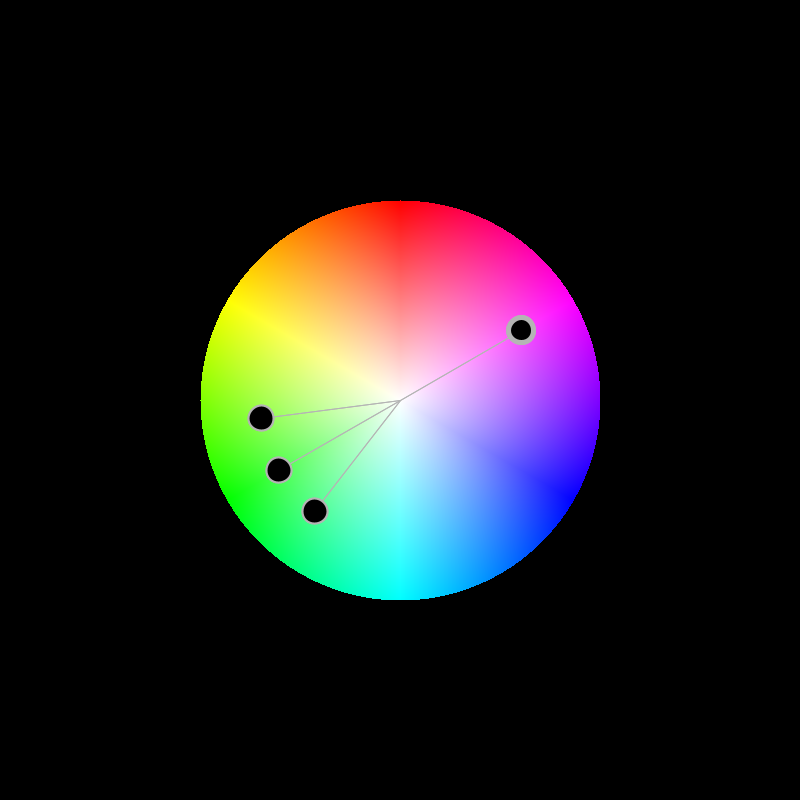
Frame 1 (no input)
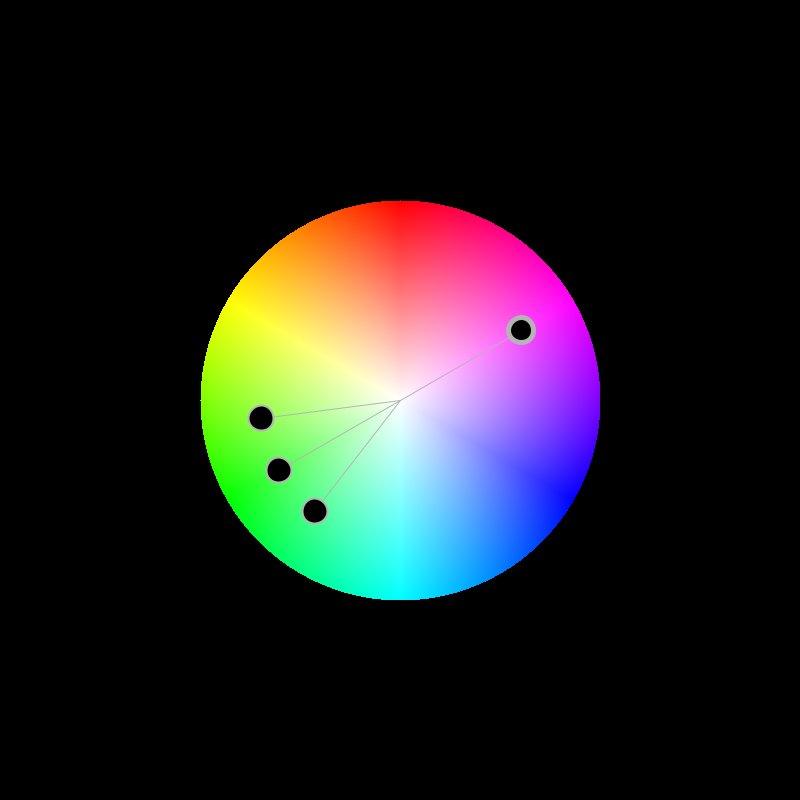
Frame 60 (the mouse pressed at the canvas centre just before this capture)
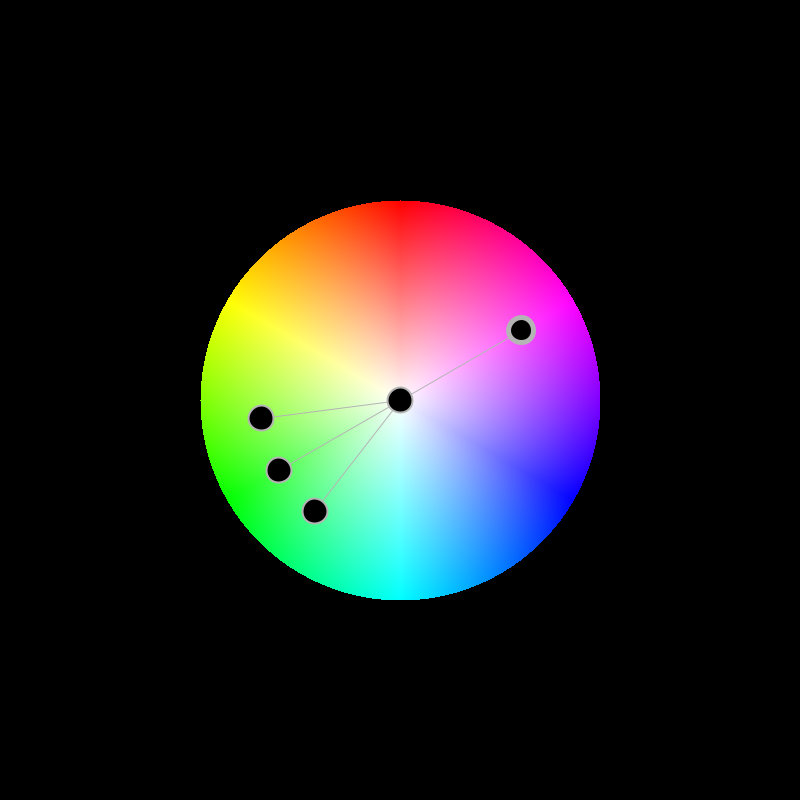
Frame 120 (the mouse held since frame 60 and released just before this capture)

The Processing sketch that drew these frames (run headless with seeded random() and noise(); from frame 60 on, the mouse is pressed at the canvas centre):

// Processing sketch: processing_152132
// ── processing_152132.pde

PGraphics colorWheel;
PGraphics sliderWheel;
int cwx;
int cwy;
float cwr=200;
ArrayList <ColorSlider> colorSliders;
ArrayList colorsList;
ArrayList colorStrips;
int selectedCs=-1;
Slider hueSlider;
Slider saturationSlider;
Slider brightnessSlider;

ColorSlider mycs;
void setup() {
  size(800, 800);
  ellipseMode(CENTER);
  colorMode(HSB, 360, 255, 255);
  colorSliders=new ArrayList<ColorSlider>();
  colorsList= new ArrayList ();
  colorStrips=new ArrayList ();
  hueSlider=new Slider(200, height-80, 200, 55, 0, 360);
  saturationSlider=new Slider(200, height-50, 200, 55, 0, 255);
  brightnessSlider=new Slider(200, height-20, 200, 55, 0, 255);
  cwx=width/2;
  cwy=height/2;
  colorWheel=createGraphics(2*(int)cwr, 2*(int)cwr);
  colorWheel.beginDraw();
  colorWheel.background(0, 0);
  colorWheel.colorMode(HSB, 360, 255, 255);
  colorWheel.loadPixels();
  colorWheel.endDraw();
  sliderWheel=createGraphics(2*(int)cwr, 2*(int)cwr);
  sliderWheel.beginDraw();
  sliderWheel.background(0, 0);
  sliderWheel.colorMode(HSB, 360, 255, 255);
  sliderWheel.endDraw();
  for (int i=0; i<2*cwr; i++) {
    for (int j=0; j<2*cwr; j++) {
      if (dist(cwr, cwr, i, j)<=cwr) {
        colorWheel.pixels[i+2*(int)cwr*j]=pixelToColor(i, j);//color(degrees(atan2(i-128,j-128))+180,128+dist(128,128,i,j),255);
      }
    }
  }
  colorWheel.updatePixels();
  ColorSlider mycs=new ColorSlider(TWO_PI/3, 140, true, 0);
  colorSliders.add(mycs);
  mycs=new ColorSlider(TWO_PI/3, 140, false, PI);
  colorSliders.add(mycs);
  mycs=new ColorSlider(TWO_PI/3, 140, false, PI-PI/8);
  colorSliders.add(mycs);
  mycs=new ColorSlider(TWO_PI/3, 140, false, PI+PI/8);
  colorSliders.add(mycs);
}
void draw() {
  background(255);
  for (int i=0; i<colorSliders.size (); i++) {
    colorSliders.get(i).display();
  }
  decorateBackground(int(frameCount%1000>500));
  image(colorWheel, cwx-cwr, cwy-cwr);
  image(sliderWheel, cwx-cwr, cwy-cwr);
  sliderWheel.beginDraw();
  sliderWheel.background(0, 0);
  sliderWheel.endDraw();
  if (selectedCs!=-1) {
    displayDetails(colorSliders.get(selectedCs));
  }
}
int pixelToColor(float x, float y) {
  return color(degrees(atan2(x-cwr, y-cwr)+PI), map(dist(cwx-cwr, cwy-cwr, x, y), 0, cwr, 0, 255), 255);
}
PVector colorToPixel(int col) {
  float hue=hue(col);
  float sat=saturation(col);
  float r=sat*cwr/255;
  float x=r*sin(hue);
  float y=r*cos(hue);

  return new PVector(x, y);
}
void mousePressed() {
  if (mouseButton==LEFT) {
    for (int i=0; i<colorSliders.size (); i++) {
      mycs=colorSliders.get(i);
      if (dist(mouseX, mouseY, mycs.x, mycs.y)<mycs.dia/2) {
        mycs.dragged=true;
        return;
      }
    }
    if (selectedCs!=-1) {
      if (dist(mouseX, mouseY, brightnessSlider.valx, brightnessSlider.y)<10) {
        brightnessSlider.dragged=true;
      }
    }
  } else {
    boolean removed=false;
    for (int i=colorSliders.size ()-1; i>0; i--) {
      mycs=colorSliders.get(i);
      if (dist(mouseX, mouseY, mycs.x, mycs.y)<mycs.dia/2) {
        colorSliders.remove(mycs);
        removed=true;
        println("removed");
      }
    }
    if (removed==false) {
      float thisTheta=atan2(mouseX-cwx, mouseY-cwy);
      colorSliders.add(new ColorSlider(thisTheta, dist(mouseX, mouseY, cwx, cwy), false, 0));
      preparedeco();
    }
  }
}
void mouseDragged() {
  if (dist(mouseX, mouseY, cwx, cwy)<cwr) {
    for (int i=0; i<colorSliders.size (); i++) {
      mycs=colorSliders.get(i);
      if (mycs.dragged) {
        if (mycs.master) {
          mycs.x=mouseX;
          mycs.y=mouseY;
          mycs.radius=dist(mouseX, mouseY, cwx, cwy);

          for (int ns=1; ns<colorSliders.size (); ns++) {
            ColorSlider mycs1=colorSliders.get(ns);
            mycs1.theta=atan2(mouseX-cwx, mouseY-cwy)+mycs1.offset;
            mycs1.radius=min(cwr, mycs1.radius0*mycs.radius/mycs.radius0);
            mycs1.x=cwx+mycs1.radius*sin(mycs1.theta);
            mycs1.y=cwy+mycs1.radius*cos(mycs1.theta);
            mycs1.display();
          }
        } else {
          mycs.x=mouseX;
          mycs.y=mouseY;
          mycs.radius=dist(mycs.x, mycs.y, cwx, cwy);
        }
      }
    }
  }
  if (brightnessSlider.dragged && abs(mouseY-brightnessSlider.y)<10 && abs(mouseX-(brightnessSlider.x+brightnessSlider.w/2))<brightnessSlider.w/2) {
    int mycol=(int)colorSliders.get(selectedCs).col;
    colorSliders.get(selectedCs).bright=abs(mouseX-brightnessSlider.x)*255/brightnessSlider.w;
    colorSliders.get(selectedCs).display();
  }
}
void mouseReleased() {
  for (int i=0; i<colorSliders.size (); i++) {
    if (colorSliders.get(i).dragged)colorSliders.get(i).radius0=dist(mouseX, mouseY, cwx, cwy);
    colorSliders.get(i).dragged=false;
    colorSliders.get(i).update();
  }
}
void mouseClicked() {
  selectedCs=-1;
  for (int i=0; i<colorSliders.size (); i++) {
    mycs=colorSliders.get(i);
    if (dist(mouseX, mouseY, mycs.x, mycs.y)<mycs.dia/2) {
      mycs.selected=!mycs.selected;
      if (mycs.selected) {
        selectedCs=i;
      }
    } else {
      mycs.selected=false;
    }
  }
}
void preparedeco(){
  int reached=0;
  colorsList.clear();
  colorStrips.clear();
    while(reached<height){
      colorsList.add((int)random(colorSliders.size()));
      int rectH=int(random(10,50));
      colorStrips.add(rectH);
      reached=min(height,reached+rectH);
    }
}
void decorateBackground(int mode) {
  switch(mode) {  
  case 0:
    int count=0;
    int nbeSliders=colorSliders.size();
    for (int n=0; n<width/11; n++ ) {
      for (int p=0; p<height/11; p++) {
        fill(colorSliders.get(count%nbeSliders).col);
        stroke(colorSliders.get(count%nbeSliders).col);
        strokeWeight(2);
        rect(n*width/11, p*height/11, width/11, height/11);
        count++;
      }
    }
    break;
    case 1:
    if(colorStrips.size()==0 || frameCount%250==0)preparedeco();   
    noStroke();
    int reached=0;
    for(int n=0;n<colorStrips.size();n++){
      fill(colorSliders.get((Integer)colorsList.get(n)).col);
      rect(0,reached,width,(Integer)colorStrips.get(n));
      reached+=(Integer)colorStrips.get(n); 
    }
    break;
  }
}
void displayDetails(ColorSlider cs) {
  textSize(24);
  fill(0);
  int mycol=int(cs.col);
  text("Hue:"+int(hue(mycol)), 5, height-70);
  text("Saturation:"+int(saturation(mycol)), 5, height-40);
  text("Brightness:"+int(brightness(mycol)), 5, height-10);
  hueSlider.val=int(hue(mycol));
  hueSlider.display();
  brightnessSlider.val=int(brightness(mycol));
  brightnessSlider.display();
  saturationSlider.val=int(saturation(mycol));
  saturationSlider.display();
}

class ColorSlider {
  float theta, radius, radius0, col, bright, dia, x, y, offset;
  boolean dragged=false;
  boolean master, selected;
  ColorSlider(float theta, float radius, boolean master, float offset) {
    this.radius=this.radius0=radius;
    this.theta=theta;
    this.master=master;
    this.offset=offset;
    selected=false;
    bright=255;
    dia=25;
    x=cwx+radius*sin(theta+offset);
    y=cwy+radius*cos(theta+offset);
    col=pixelToColor(x-cwx+cwr, y-cwy+cwr);
    display();
  }
  void display() {
    col=pixelToColor(x-cwx+cwr, y-cwy+cwr);
    col=color(hue((int)col), saturation((int)col), bright);
    sliderWheel.beginDraw();
    sliderWheel.fill(col);
    sliderWheel.stroke(255*int(!dragged));
    sliderWheel.strokeWeight(1);
    sliderWheel.line(cwr, cwr, x-cwx+cwr, y-cwy+cwr);
    sliderWheel.stroke(100*int(!dragged)+155*int(!selected));
    sliderWheel.strokeWeight(2+3*int(master));
    sliderWheel.ellipse(x-cwx+cwr, y-cwy+cwr, dia, dia);
    sliderWheel.endDraw();
  }
  void update() {

    theta=atan2(x-cwx, y-cwy);
    radius0=radius;
    if (!master) {
      offset=theta-colorSliders.get(0).theta;
    }
  }
}
class Slider {
  float x, y, w, h, val, minval, maxval, valx;
  boolean dragged=false;
  Slider(float x, float y, float w, float val, float minval, float maxval) {
    this.x=x;
    this.y=y;
    this.w=w;
    this.h=h;
    this.val=val;
    this.minval=minval;
    this.maxval=maxval;
  }
  void display() {
    stroke(0, 128);
    fill(0, 255, 255, 128);
    rect(x, y-2, w, 4);
    fill(0, 255, 255, 240);
    valx=x+val*w/(maxval-minval);
    ellipse(valx, y, 20, 20);
  }
  void mousePressed() {
    val=0;
    display();
    print("slider pressed");
  }
}
